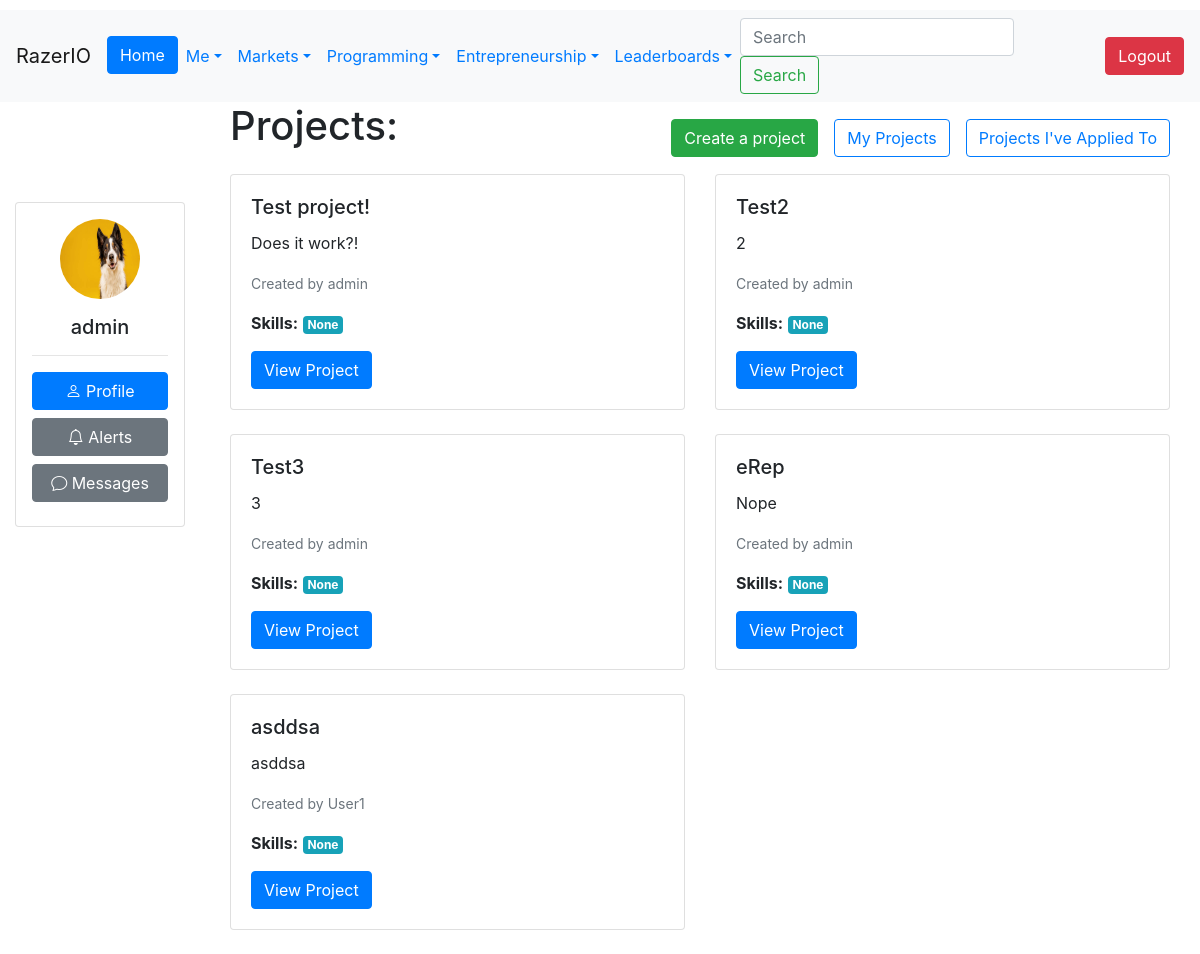
Screenshot of /projects/ (signed in) with the database file from the repository.
### Users/models.py (models this page shows, shortened)
class CustomUser(AbstractUser):
    Bio = models.CharField(max_length=240, default='')
    Salary = models.IntegerField(default=0)
    Company = models.ForeignKey('Company.Company', on_delete=models.CASCADE,
                                   null=True, blank=True)
    Country = models.ForeignKey(Country, on_delete=models.CASCADE, null=True)
    Region = models.ForeignKey(Region, on_delete=models.CASCADE, null=True)
    ProfilePic = models.ImageField(upload_to=upload_to, null=True, blank=True)
    Skill = models.ManyToManyField(Skill, through="User_Skill")
    Company_Verified_Email = models.BooleanField(default=False)
    badges = models.JSONField(default=dict)
    experience_level = models.CharField(choices=EXPERIENCE_LEVEL_CHOICES, max_length=50, default='Principal')
    DateOfBirth = models.DateField(null=True, blank=True)
    def __str__(self):
        return self.username

### Projects/models.py (models this page shows, shortened)
class Experience(models.Model):
    ITEM_TYPES = (
        ('Project', 'Project'),
        ('Certification', 'Certification'),
        ('Publication', 'Publication'),
        ('Award', 'Award'),
        ('Volunteer Work', 'Volunteer Work'),
        ('Other', 'Other'),
    )
    title = models.CharField(max_length=100)
    item_type = models.CharField(choices=ITEM_TYPES, default='Project', max_length=15)
    description = models.TextField()
    owner = models.ForeignKey(User, on_delete=models.CASCADE, related_name='owned_portfolio_items')
    collaborators = models.ManyToManyField(User, related_name='collaborating_portfolio_items', blank=True)
    start_date = models.DateField(null=True, blank=True)
    end_date = models.DateField(null=True, blank=True)
    status = models.CharField(choices=STATUS_CHOICES, default='In Progress', max_length=12)
    looking_for_x_collaborators = models.IntegerField(default=1, blank=True, null=True)
    skills_used = models.ManyToManyField('Users.Skill', related_name='skills_used', blank=True)
    tools_used = models.ManyToManyField(Tool, related_name='tools_used', blank=True)
    location = models.CharField(choices=LOCATIONS, max_length=50, blank=True)
    url = models.URLField(blank=True, null=True)
    additional_info = models.TextField(blank=True)
    benefits = models.TextField(blank=True)

### Projects/views.py (the view)
# urls.py: path('', projects, name='projects'),
def projects(request):
    projects = Experience.objects.all()
    return render(request, 'projects.html', {'projects': projects})

### templates/projects.html
{% extends 'base.html' %}
{% block content %}
  <div class="container">
    <div class="d-flex justify-content-between align-items-center">
      <h1 class="display-5 mb-4">Projects:</h1>
      <div class="d-flex flex-wrap">
        <a href="{% url 'new_project' %}" class="btn btn-success">Create a project</a>
        <a href="#" class="btn btn-outline-primary ml-3">My Projects</a>
        <a href="#" class="btn btn-outline-primary ml-3">Projects I've Applied To</a>
      </div>
    </div>
    <div class="row">
      {% for project in projects %}
        <div class="col-md-6 mb-4">
          <div class="card">
            <div class="card-body">
              <h5 class="card-title" href="{% url 'project' id=project.id %}">{{ project.title }}</h5>
              <p class="card-text">{{ project.description }}</p>
              <p class="card-text"><small class="text-muted">Created by {{ project.owner }}</small></p>
              <p class="card-text"><strong>Skills:</strong>
              {% for skill in project.required_skills.all %}
                <span class="badge badge-secondary bg-info">{{ skill.name }}</span>
              {% empty %}
                <span class="badge badge-secondary bg-info">None</span>
              {% endfor %}
              </p>
              <a href="{% url 'project' id=project.id %}" class="btn btn-primary">View Project</a>
            </div>
          </div>
        </div>
      {% empty %}
        <div class="col-md-12">
          <div class="alert alert-info" role="alert">
            No projects yet.
          </div>
        </div>
      {% endfor %}
    </div>
  </div>
{% endblock %}

### templates/base.html (shortened to what this page needs)
<!doctype html>
<html lang="en">
<head>
{% load bootstrap4 %}
<link rel="stylesheet" href="https://cdn.jsdelivr.net/npm/bootstrap@4.6.2/dist/css/bootstrap.min.css">
<link rel="stylesheet" href="https://unpkg.com/bootstrap-table@1.21.3/dist/bootstrap-table.min.css">
<link rel="stylesheet" href="https://cdn.jsdelivr.net/npm/bootstrap-icons@1.10.3/font/bootstrap-icons.css">
  <link rel="stylesheet" href="https://cdnjs.cloudflare.com/ajax/libs/jqueryui/1.13.2/themes/base/jquery-ui.min.css" />
</head>
<body>
    {% if user.is_authenticated %}
<nav class="navbar navbar-expand-sm navbar-light bg-light" style="margin-top: 10px;">
  <a class="navbar-brand">RazerIO</a>
  <div class="collapse navbar-collapse" id="navbarSupportedContent">
    <ul class="navbar-nav mr-auto">
      <li class="nav-item active">
        <a href="{% url 'home' %}" class="btn btn-primary">Home</a>
      </li>
      <li class="nav-item dropdown">
        <a class="nav-link dropdown-toggle text-primary" href="#" id="navbarDropdown" role="button" data-toggle="dropdown" aria-haspopup="true" aria-expanded="false">Me</a>
      </li>
      <li class="nav-item dropdown">
        <a class="nav-link dropdown-toggle text-primary" href="#" id="navbarDropdown" role="button" data-toggle="dropdown" aria-haspopup="true" aria-expanded="false">Markets</a>
      </li>
      <li class="nav-item dropdown">
        <a class="nav-link dropdown-toggle text-primary" href="#" id="navbarDropdown" role="button" data-toggle="dropdown" aria-haspopup="true" aria-expanded="false">Programming</a>
      </li>
      <li class="nav-item dropdown">
        <a class="nav-link dropdown-toggle text-primary" href="#" id="navbarDropdown" role="button" data-toggle="dropdown" aria-haspopup="true" aria-expanded="false">Entrepreneurship</a>
      </li>
            <li class="nav-item dropdown">
        <a class="nav-link dropdown-toggle text-primary" href="#" id="navbarDropdown" role="button" data-toggle="dropdown" aria-haspopup="true" aria-expanded="false">Leaderboards</a>
    </ul>
    <form class="form-inline my-2 my-lg-0" method="GET" action="{% url 'search' %}">
      <input class="form-control mr-sm-2" type="search" placeholder="Search" aria-label="Search" name="q">
      <button class="btn btn-outline-success my-2 my-sm-0 mr-5" type="submit">Search</button>
    </form>
    <button type="button" class="btn btn-danger" onclick="location.href='{% url 'logout' %}'">Logout</button>
  </div>
</nav>
{% endif %}
  <main>
    <div class="container-fluid">
      <div class="row">
        {% if user.is_authenticated %}
    <div class="col-sm-2 col-md-2 col-lg-2" style="margin-top: 100px;">
      <div class="card p-3 mb-3">
        <div class="text-center">
          {% if user.ProfilePic %}
          <img src="{{ user.ProfilePic.url }}" class="rounded-circle" width="80" height="80">
            {% else %}
          <img src="https://cdn1.iconfinder.com/data/icons/user-pictures/100/unknown-512.png" class="rounded-circle" width="80" height="80">
          {% endif %}
          <h5 class="mt-3 mb-0">{{ user.username }}</h5>
        </div>
        <hr>
        <div class="d-grid gap-2 flex-column">
          <a href="{% url 'profile' user.id %}" class="btn btn-primary mb-2" style="width: 100%;"><i class="bi bi-person"></i> Profile</a>
          <a href="{% url 'inbox' %}#v-pills-alerts" class="btn btn-secondary mb-2" style="width: 100%;"><i class="bi bi-bell"></i> Alerts</a>
          <a href="{% url 'inbox' %}" class="btn btn-secondary mb-2" style="width: 100%;"><i class="bi bi-chat"></i> Messages</a>
        </div>
      </div>
    </div>
        {% endif %}
        <div class="{% if user.is_authenticated %}col-sm-10 col-md-10 col-lg-10{% else %}col-12{% endif %}">
    {% block content %}
    {% endblock %}
          </div>
    </div>
    </div>
  </main>
  </body>
</html>

### rows the page displays
CustomUser: ProfilePic (picture), username "admin"
Experience: title "Test project!", description "Does it work?!", owner "admin"
Experience: title "Test2", description "2", owner "admin"
Experience: title "Test3", description "3", owner "admin"
Experience: title "eRep", description "Nope", owner "admin"
Experience: title "asddsa", description "asddsa", owner "User1"
